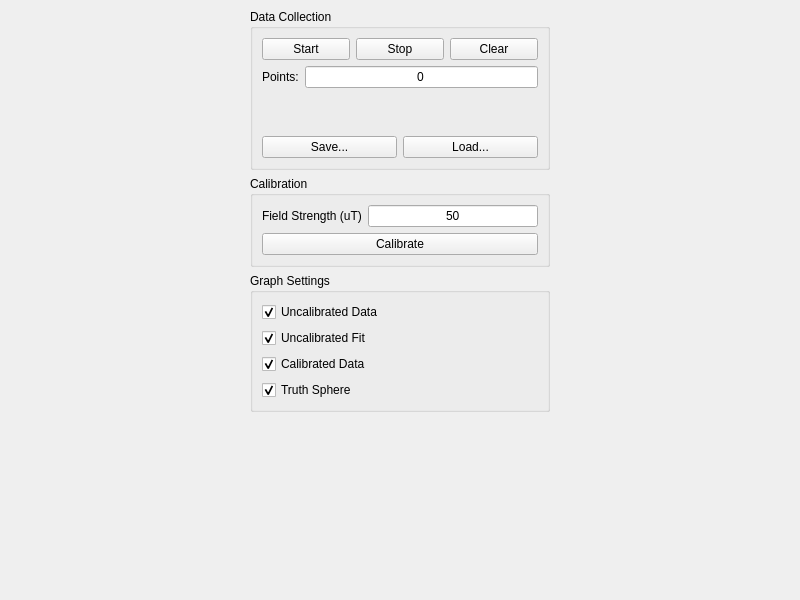
<?xml version="1.0" encoding="UTF-8"?>
<ui version="4.0">
 <class>fmain</class>
 <widget class="QMainWindow" name="fmain">
  <property name="geometry">
   <rect>
    <x>0</x>
    <y>0</y>
    <width>800</width>
    <height>600</height>
   </rect>
  </property>
  <property name="windowTitle">
   <string>fmain</string>
  </property>
  <widget class="QWidget" name="centralwidget">
   <layout class="QHBoxLayout" name="layout_main">
    <item>
     <layout class="QVBoxLayout" name="verticalLayout_4">
      <item>
       <widget class="QGroupBox" name="groupbox_collection">
        <property name="minimumSize">
         <size>
          <width>300</width>
          <height>161</height>
         </size>
        </property>
        <property name="maximumSize">
         <size>
          <width>300</width>
          <height>161</height>
         </size>
        </property>
        <property name="title">
         <string>Data Collection</string>
        </property>
        <layout class="QVBoxLayout" name="verticalLayout">
         <item>
          <layout class="QHBoxLayout" name="horizontalLayout_2">
           <item>
            <widget class="QPushButton" name="button_start_collection">
             <property name="text">
              <string>Start</string>
             </property>
            </widget>
           </item>
           <item>
            <widget class="QPushButton" name="button_stop_collection">
             <property name="text">
              <string>Stop</string>
             </property>
            </widget>
           </item>
           <item>
            <widget class="QPushButton" name="button_clear_collection">
             <property name="text">
              <string>Clear</string>
             </property>
            </widget>
           </item>
          </layout>
         </item>
         <item>
          <layout class="QHBoxLayout" name="horizontalLayout_3">
           <item>
            <widget class="QLabel" name="label">
             <property name="text">
              <string>Points:</string>
             </property>
            </widget>
           </item>
           <item>
            <widget class="QLineEdit" name="lineedit_n_collection_points">
             <property name="text">
              <string>0</string>
             </property>
             <property name="alignment">
              <set>Qt::AlignCenter</set>
             </property>
             <property name="readOnly">
              <bool>true</bool>
             </property>
            </widget>
           </item>
          </layout>
         </item>
         <item>
          <spacer name="verticalSpacer">
           <property name="orientation">
            <enum>Qt::Vertical</enum>
           </property>
           <property name="sizeHint" stdset="0">
            <size>
             <width>20</width>
             <height>40</height>
            </size>
           </property>
          </spacer>
         </item>
         <item>
          <layout class="QHBoxLayout" name="horizontalLayout">
           <item>
            <widget class="QPushButton" name="button_save_collection">
             <property name="text">
              <string>Save...</string>
             </property>
            </widget>
           </item>
           <item>
            <widget class="QPushButton" name="button_load_collection">
             <property name="text">
              <string>Load...</string>
             </property>
            </widget>
           </item>
          </layout>
         </item>
        </layout>
       </widget>
      </item>
      <item>
       <widget class="QGroupBox" name="groupbox_calibration">
        <property name="minimumSize">
         <size>
          <width>300</width>
          <height>0</height>
         </size>
        </property>
        <property name="maximumSize">
         <size>
          <width>300</width>
          <height>16777215</height>
         </size>
        </property>
        <property name="title">
         <string>Calibration</string>
        </property>
        <layout class="QVBoxLayout" name="verticalLayout_2">
         <item>
          <layout class="QHBoxLayout" name="horizontalLayout_4">
           <item>
            <widget class="QLabel" name="label_field_strength">
             <property name="text">
              <string>Field Strength (uT)</string>
             </property>
            </widget>
           </item>
           <item>
            <widget class="QLineEdit" name="lineedit_field_strength">
             <property name="text">
              <string>50</string>
             </property>
             <property name="alignment">
              <set>Qt::AlignCenter</set>
             </property>
            </widget>
           </item>
          </layout>
         </item>
         <item>
          <widget class="QPushButton" name="button_calibrate">
           <property name="text">
            <string>Calibrate</string>
           </property>
          </widget>
         </item>
        </layout>
       </widget>
      </item>
      <item>
       <widget class="QGroupBox" name="groupbox_graph">
        <property name="minimumSize">
         <size>
          <width>300</width>
          <height>0</height>
         </size>
        </property>
        <property name="maximumSize">
         <size>
          <width>300</width>
          <height>16777215</height>
         </size>
        </property>
        <property name="title">
         <string>Graph Settings</string>
        </property>
        <layout class="QVBoxLayout" name="verticalLayout_3">
         <item>
          <widget class="QCheckBox" name="checkbox_graph_uncalibrated">
           <property name="text">
            <string>Uncalibrated Data</string>
           </property>
           <property name="checked">
            <bool>true</bool>
           </property>
          </widget>
         </item>
         <item>
          <widget class="QCheckBox" name="checkbox_graph_fit">
           <property name="text">
            <string>Uncalibrated Fit</string>
           </property>
           <property name="checked">
            <bool>true</bool>
           </property>
          </widget>
         </item>
         <item>
          <widget class="QCheckBox" name="checkbox_graph_calibrated">
           <property name="text">
            <string>Calibrated Data</string>
           </property>
           <property name="checked">
            <bool>true</bool>
           </property>
          </widget>
         </item>
         <item>
          <widget class="QCheckBox" name="checkbox_graph_truth">
           <property name="text">
            <string>Truth Sphere</string>
           </property>
           <property name="checked">
            <bool>true</bool>
           </property>
          </widget>
         </item>
        </layout>
       </widget>
      </item>
      <item>
       <spacer name="verticalSpacer_2">
        <property name="orientation">
         <enum>Qt::Vertical</enum>
        </property>
        <property name="sizeHint" stdset="0">
         <size>
          <width>20</width>
          <height>40</height>
         </size>
        </property>
       </spacer>
      </item>
     </layout>
    </item>
   </layout>
  </widget>
 </widget>
 <resources/>
 <connections/>
</ui>
